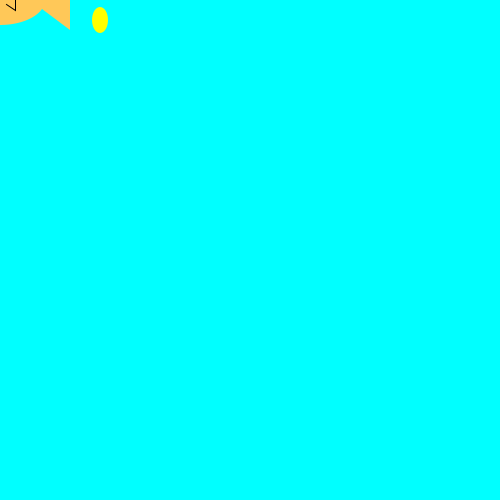
Frame 1 (no input)
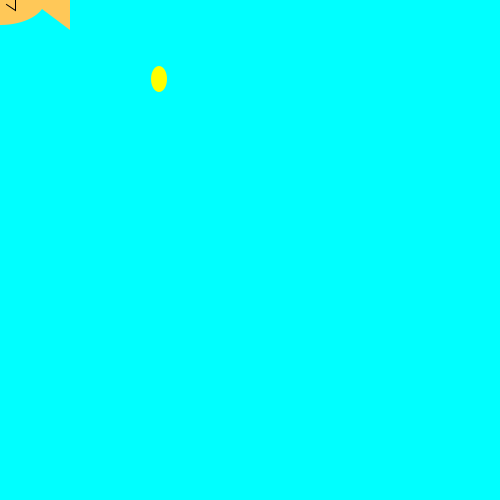
Frame 60 (the mouse pressed at the canvas centre just before this capture)
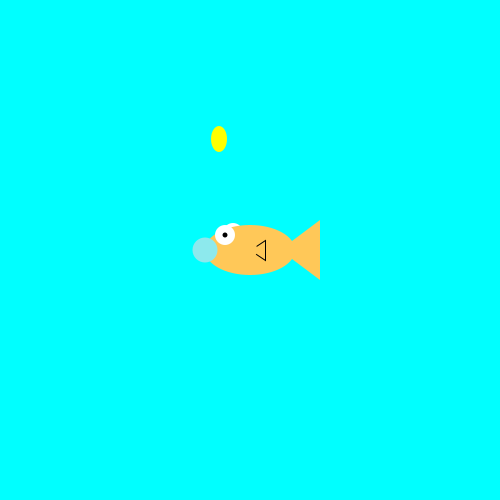
Frame 120 (the mouse held since frame 60 and released just before this capture)

The Processing sketch that drew these frames (run headless with seeded random() and noise(); from frame 60 on, the mouse is pressed at the canvas centre):

// Processing sketch: fish_feeder
// ── fish_feeder.pde
int foodx = 100;
int foody = 20;
int score;

 void setup(){
  size(500,500);
  
}

void draw(){
  background (0,255,255);
  fill(255,255,0);
  noStroke();
  ellipse(foodx,foody,16,26);
  foodx++;
  foody++;
  if(foody>height){
    foodx = 100;
    foody = 20;
    foodx = (int) random(width-20);
  
}
  drawFish();
if(foodx+foody==mouseX+mouseY){
  score++;
}
}
void drawFish(){
     noStroke();
     fill(255,255,255);
     ellipse(mouseX-17,mouseY-17,20,20); //back side eye
     fill(255,200,88);
     ellipse(mouseX,mouseY,90,50); //body
     triangle(mouseX+30,mouseY,mouseX+70,mouseY+30,mouseX+70,mouseY-30); //tail
     stroke(0);
     triangle(mouseX,mouseY,mouseX+15,mouseY+10,mouseX+15,mouseY-10); //side fin
     noStroke();
     fill(255,200,88);
     ellipse(mouseX,mouseY,15,15); //side fin cover
     noStroke();
     fill(255,255,255);
     ellipse(mouseX-25,mouseY-15,20,20); //front eye
     fill(0,0,0);
     ellipse(mouseX-25,mouseY-15,5,5); //pupil
     fill(141,233,237);
     ellipse(mouseX-45,mouseY,25,25); //mouth
}
